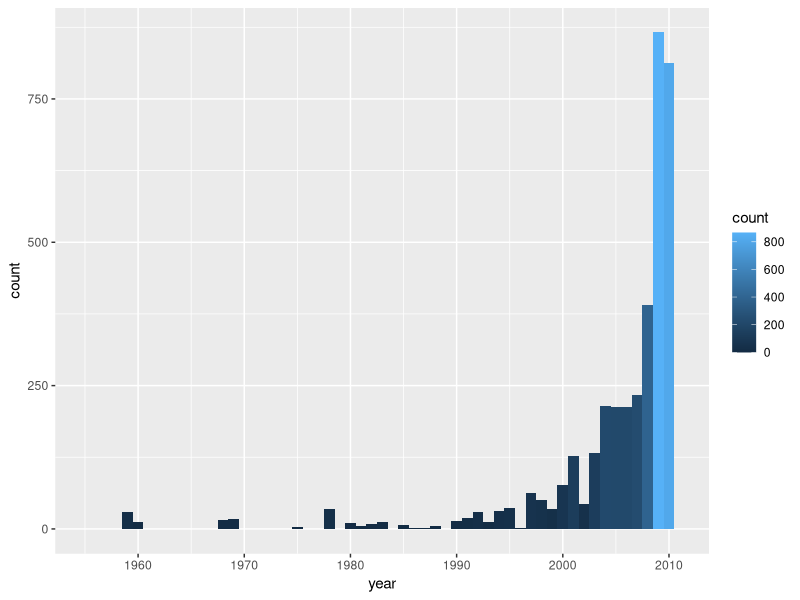

R code for this plot:
setwd("/Users/Barney/Dropbox/other/code/etc/musiclibrary/processerout/")
library("ggplot2")
year <-read.table("year.txt",header=TRUE,fill=TRUE,strip.white=TRUE,sep='\n')
ggplot(year,aes(Year))+geom_histogram(binwidth=1,aes(fill=..count..))+xlab("year")+xlim(c(1955,2011))
